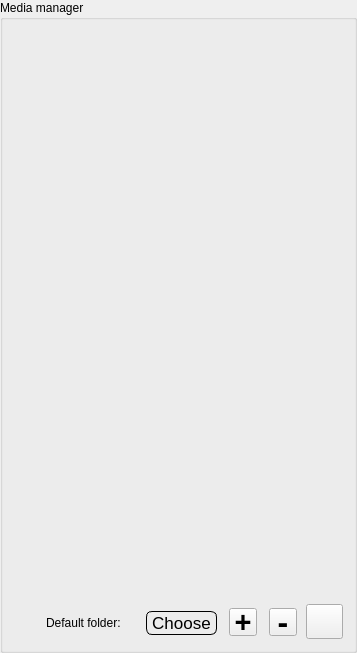
     <widget class="QGroupBox" name="mMediaBox">
      <property name="geometry">
       <rect>
        <x>757</x>
        <y>-2</y>
        <width>357</width>
        <height>653</height>
       </rect>
      </property>
      <property name="styleSheet">
       <string notr="true">QToolButton {
    background: auto;
}

QPushButton {
     border: 1px solid black;
     border-radius: 6px;
     min-width: 69px;
	 min-height: 22px;
     max-width: 69px;
	 max-height: 22px;
	 border-image: url(:/new/PushBtn.png);
	font-size: 13pt;
}

QPushButton:pressed {
     border: 2px solid black;
     border-radius: 8px;
}</string>
      </property>
      <property name="title">
       <string>Media manager</string>
      </property>
      <widget class="QLabel" name="label_22">
       <property name="geometry">
        <rect>
         <x>46</x>
         <y>613</y>
         <width>98</width>
         <height>20</height>
        </rect>
       </property>
       <property name="text">
        <string>Default folder:</string>
       </property>
      </widget>
      <widget class="QToolButton" name="mPlaySoundBtn">
       <property name="geometry">
        <rect>
         <x>306</x>
         <y>604</y>
         <width>37</width>
         <height>35</height>
        </rect>
       </property>
       <property name="minimumSize">
        <size>
         <width>37</width>
         <height>35</height>
        </size>
       </property>
       <property name="maximumSize">
        <size>
         <width>37</width>
         <height>35</height>
        </size>
       </property>
       <property name="toolTip">
        <string>play recording</string>
       </property>
       <property name="styleSheet">
        <string notr="true">QToolButton {
	border-image: url(:/new/SpeakerBtn.png);
}</string>
       </property>
       <property name="text">
        <string/>
       </property>
      </widget>
      <widget class="QToolButton" name="mAddMediaBtn">
       <property name="geometry">
        <rect>
         <x>229</x>
         <y>608</y>
         <width>28</width>
         <height>28</height>
        </rect>
       </property>
       <property name="minimumSize">
        <size>
         <width>28</width>
         <height>28</height>
        </size>
       </property>
       <property name="maximumSize">
        <size>
         <width>28</width>
         <height>28</height>
        </size>
       </property>
       <property name="font">
        <font>
         <pointsize>22</pointsize>
         <weight>75</weight>
         <bold>true</bold>
        </font>
       </property>
       <property name="text">
        <string>+</string>
       </property>
      </widget>
      <widget class="QToolButton" name="mDelMediaBtn">
       <property name="geometry">
        <rect>
         <x>269</x>
         <y>608</y>
         <width>28</width>
         <height>28</height>
        </rect>
       </property>
       <property name="minimumSize">
        <size>
         <width>28</width>
         <height>28</height>
        </size>
       </property>
       <property name="maximumSize">
        <size>
         <width>28</width>
         <height>28</height>
        </size>
       </property>
       <property name="font">
        <font>
         <pointsize>24</pointsize>
         <weight>75</weight>
         <bold>true</bold>
        </font>
       </property>
       <property name="text">
        <string>-</string>
       </property>
      </widget>
      <widget class="QPushButton" name="mChooseDirBtn">
       <property name="geometry">
        <rect>
         <x>146</x>
         <y>611</y>
         <width>71</width>
         <height>24</height>
        </rect>
       </property>
       <property name="font">
        <font>
         <pointsize>13</pointsize>
         <weight>50</weight>
         <italic>false</italic>
         <bold>false</bold>
        </font>
       </property>
       <property name="toolTip">
        <string>select default directory for media files</string>
       </property>
       <property name="text">
        <string>Choose</string>
       </property>
      </widget>
     </widget>
